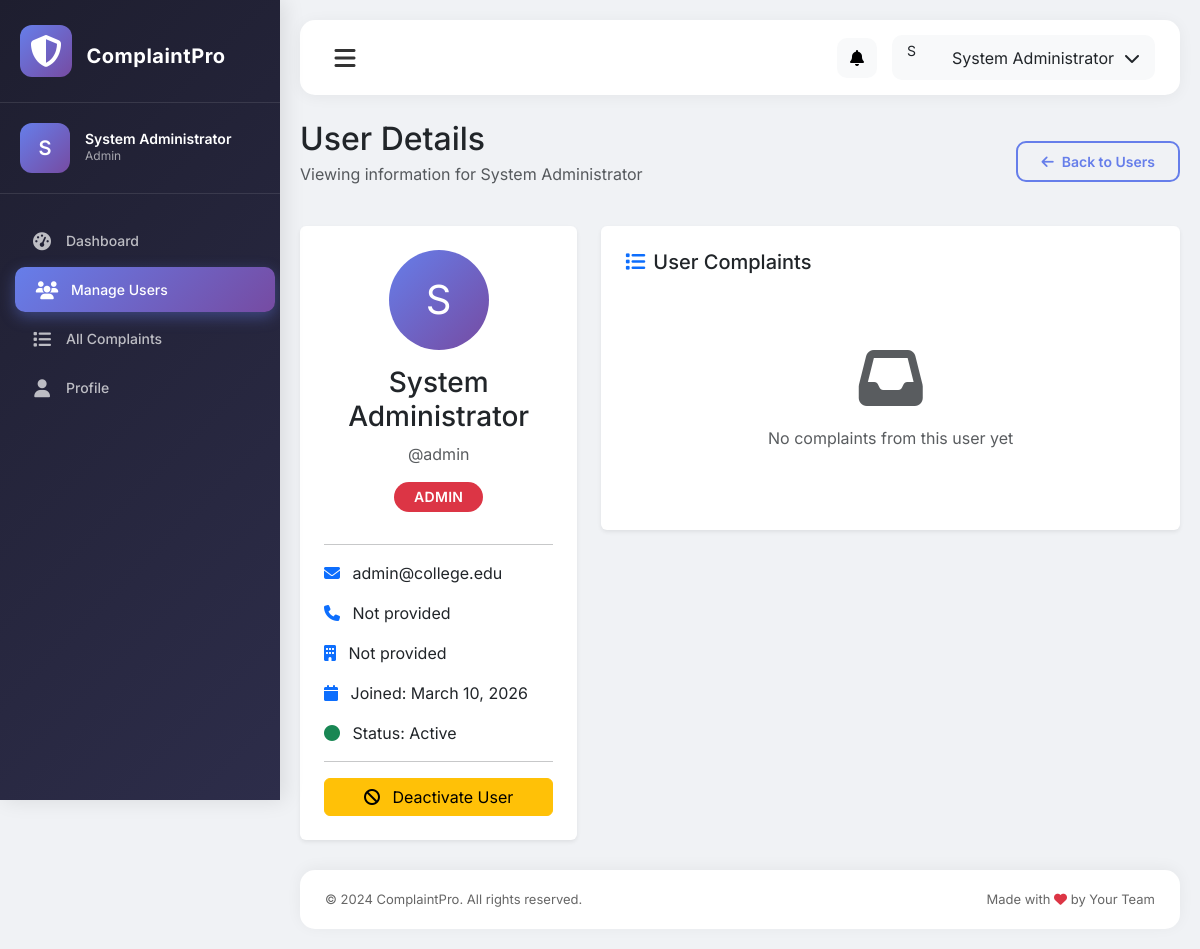
The page /admin/user/1 (signed in) on the database its author committed.
### app.py (models this page shows)
class User(db.Model):
    __tablename__ = 'user'
    id = db.Column(db.Integer, primary_key=True)
    username = db.Column(db.String(80), unique=True, nullable=False)
    password = db.Column(db.String(120), nullable=False)
    email = db.Column(db.String(120), unique=True, nullable=False)
    full_name = db.Column(db.String(120), nullable=False)
    role = db.Column(db.String(20), nullable=False, default='student')
    department = db.Column(db.String(50))
    phone = db.Column(db.String(15))
    created_at = db.Column(db.DateTime, default=datetime.utcnow)
    last_login = db.Column(db.DateTime)
    status = db.Column(db.Boolean, default=True)
    complaints = db.relationship('Complaint',
                                foreign_keys='Complaint.user_id',
                                backref='complainant',
                                lazy=True)
    assigned_complaints = db.relationship('Complaint',
                                         foreign_keys='Complaint.assigned_to',
                                         backref='assignee',
                                         lazy=True)

### app.py (the view)
@app.route('/admin/user/<int:user_id>')
@login_required
@role_required('admin')
def view_user(user_id):
    user = User.query.get_or_404(user_id)
    complaints = Complaint.query.filter_by(user_id=user_id).all()
    return render_template('admin/view_user.html', user=user, complaints=complaints)

### app.py (called while the page is built)
def login_required(f):
    @wraps(f)
    def decorated_function(*args, **kwargs):
        if 'user_id' not in session:
            flash('Please login first!', 'warning')
            return redirect(url_for('login'))
        return f(*args, **kwargs)
    return decorated_function

def role_required(*roles):
    def decorator(f):
        @wraps(f)
        def decorated_function(*args, **kwargs):
            if 'role' not in session or session['role'] not in roles:
                flash('Access denied!', 'danger')
                return redirect(url_for('dashboard'))
            return f(*args, **kwargs)
        return decorated_function
    return decorator

### templates/admin/view_user.html (shortened to what this page needs)
{% extends "base.html" %}
{% block sidebar %}
<a href="{{ url_for('dashboard') }}" class="nav-link">
    <i class="fas fa-tachometer-alt"></i>
    <span>Dashboard</span>
</a>
<a href="{{ url_for('admin_users') }}" class="nav-link active">
    <i class="fas fa-users"></i>
    <span>Manage Users</span>
</a>
<a href="{{ url_for('admin_complaints') }}" class="nav-link">
    <i class="fas fa-list"></i>
    <span>All Complaints</span>
</a>
<a href="{{ url_for('profile') }}" class="nav-link">
    <i class="fas fa-user"></i>
    <span>Profile</span>
</a>
{% endblock %}
{% block content %}
<div class="container-fluid px-0">
    <div class="d-flex justify-content-between align-items-center mb-4">
        <div>
            <h2 class="mb-1">User Details</h2>
            <p class="text-muted">Viewing information for {{ user.full_name }}</p>
        </div>
        <a href="{{ url_for('admin_users') }}" class="btn btn-outline-gradient">
            <i class="fas fa-arrow-left me-2"></i>Back to Users
        </a>
    </div>
    <div class="row">
        <div class="col-md-4">
            <div class="card border-0 shadow-sm">
                <div class="card-body text-center p-4">
                    <div class="user-avatar-large mb-3">
                        <div class="avatar-circle" style="width: 100px; height: 100px; border-radius: 50%; background: linear-gradient(135deg, #667eea 0%, #764ba2 100%); display: flex; align-items: center; justify-content: center; margin: 0 auto;">
                            <span style="font-size: 40px; color: white;">{{ user.full_name[0] }}</span>
                        </div>
                    </div>
                    <h3>{{ user.full_name }}</h3>
                    <p class="text-muted">@{{ user.username }}</p>
                    <span class="badge bg-{{ 'danger' if user.role == 'admin' else 'info' if user.role == 'faculty' else 'success' }} mb-3" style="font-size: 14px; padding: 8px 20px;">
                        {{ user.role|upper }}
                    </span>
                    <hr>
                    <div class="text-start">
                        <p><i class="fas fa-envelope me-2 text-primary"></i> {{ user.email }}</p>
                        <p><i class="fas fa-phone me-2 text-primary"></i> {{ user.phone or 'Not provided' }}</p>
                        <p><i class="fas fa-building me-2 text-primary"></i> {{ user.department or 'Not provided' }}</p>
                        <p><i class="fas fa-calendar me-2 text-primary"></i> Joined: {{ user.created_at.strftime('%B %d, %Y') }}</p>
                        <p>
                            <i class="fas fa-circle me-2 {{ 'text-success' if user.status else 'text-danger' }}"></i>
                            Status: {{ 'Active' if user.status else 'Inactive' }}
                        </p>
                    </div>
                    <hr>
                    <div class="d-grid gap-2">
                        <a href="{{ url_for('toggle_user_status', user_id=user.id) }}"
                           class="btn btn-{{ 'warning' if user.status else 'success' }}"
                           onclick="return confirm('Are you sure you want to {{ 'deactivate' if user.status else 'activate' }} this user?')">
                            <i class="fas fa-{{ 'ban' if user.status else 'check' }} me-2"></i>
                            {{ 'Deactivate' if user.status else 'Activate' }} User
                        </a>
                    </div>
                </div>
            </div>
        </div>
        <div class="col-md-8">
            <div class="card border-0 shadow-sm">
                <div class="card-header bg-transparent border-0 pt-4 px-4">
                    <h5 class="mb-0"><i class="fas fa-list me-2 text-primary"></i>User Complaints</h5>
                </div>
                <div class="card-body">
                    {% if complaints %}
                        <div class="table-responsive">
                            <table class="table">
                                <thead>
                                    <tr>
                                        <th>ID</th>
                                        <th>Title</th>
                                        <th>Category</th>
                                        <th>Priority</th>
                                        <th>Status</th>
                                        <th>Date</th>
                                        <th>Action</th>
                                    </tr>
                                </thead>
                                <tbody>
                                    {% for complaint in complaints %}
                                    <tr>
                                        <td>#{{ complaint.id }}</td>
                                        <td>{{ complaint.title[:30] }}...</td>
                                        <td>{{ complaint.category }}</td>
                                        <td>
                                            <span class="badge bg-{{ complaint.priority|lower }}">
                                                {{ complaint.priority }}
                                            </span>
                                        </td>
                                        <td>
                                            <span class="badge bg-{{ 'pending' if complaint.status == 'Pending' else 'progress' if complaint.status == 'In Progress' else 'resolved' }}">
                                                {{ complaint.status }}
                                            </span>
                                        </td>
                                        <td>{{ complaint.submitted_at.strftime('%Y-%m-%d') }}</td>
                                        <td>
                                            <a href="{{ url_for('view_complaint', complaint_id=complaint.id) }}"
                                               class="btn btn-sm btn-outline-gradient">
                                                <i class="fas fa-eye"></i>
                                            </a>
                                        </td>
                                    </tr>
                                    {% endfor %}
                                </tbody>
                            </table>
                        </div>
                    {% else %}
                        <div class="text-center py-5">
                            <i class="fas fa-inbox fa-4x text-muted mb-3"></i>
                            <p class="text-muted">No complaints from this user yet</p>
                        </div>
                    {% endif %}
                </div>
            </div>
        </div>
    </div>
</div>
{% endblock %}

### templates/base.html (shortened to what this page needs)
<!DOCTYPE html>
<html lang="en">
<head>
    <link href="https://cdn.jsdelivr.net/npm/bootstrap@5.3.0/dist/css/bootstrap.min.css" rel="stylesheet">
    <link rel="stylesheet" href="https://cdnjs.cloudflare.com/ajax/libs/font-awesome/6.4.0/css/all.min.css">
    <link href="https://unpkg.com/aos@2.3.1/dist/aos.css" rel="stylesheet">
</head>
<body>
    <div class="sidebar" id="sidebar">
        <div class="logo">
            <i class="fas fa-shield-alt"></i>
            <span>ComplaintPro</span>
        </div>
        {% if session.get('user_id') %}
        <div class="user-profile">
            <div class="user-avatar">
                {{ session['full_name'][0] }}
            </div>
            <div class="user-info">
                <h6>{{ session['full_name'] }}</h6>
                <p>{{ session['role']|title }}</p>
            </div>
        </div>
        {% endif %}
        <div class="nav-menu">
            {% block sidebar %}{% endblock %}
        </div>
    </div>
    <div class="main-content" id="mainContent">
        <div class="top-navbar">
            <button class="menu-toggle" id="menuToggle">
                <i class="fas fa-bars"></i>
            </button>
            <div class="navbar-right">
                <button class="notification-btn" id="notificationBtn">
                    <i class="fas fa-bell"></i>
                </button>
                <div class="user-dropdown" data-bs-toggle="dropdown">
                    <div class="user-avatar" style="width: 35px; height: 35px; font-size: 14px;">
                        {{ session.get('full_name', 'U')[0] }}
                    </div>
                    <span>{{ session.get('full_name', 'Guest') }}</span>
                    <i class="fas fa-chevron-down"></i>
                </div>
            </div>
        </div>
        <div class="page-content">
            {% block content %}{% endblock %}
        </div>
        <footer class="footer">
            <div class="row align-items-center">
                <div class="col-md-6">
                    <p>&copy; 2024 ComplaintPro. All rights reserved.</p>
                </div>
                <div class="col-md-6 text-md-end">
                    <p>Made with <i class="fas fa-heart text-danger"></i> by Your Team</p>
                </div>
            </div>
        </footer>
    </div>
</body>
</html>

### templates/base.html (style rules this page uses)
* { margin: 0; padding: 0; box-sizing: border-box; }
body { font-family: 'Inter', sans-serif; background: #f0f2f5; overflow-x: hidden; }
.sidebar { position: fixed; left: 0; top: 0; height: 100vh; width: 280px; background: linear-gradient(135deg, #1e1e2f 0%, #2d2d4a 100%); box-shadow: 4px 0 20px rgba(0,0,0,0.1); transition: all 0.3s ease; z-index: 1000; overflow-y: auto; }
.sidebar .logo { padding: 25px 20px; border-bottom: 1px solid rgba(255,255,255,0.1); text-align: left; }
.sidebar .logo i { font-size: 32px; color: #fff; margin-right: 10px; background: linear-gradient(135deg, #667eea 0%, #764ba2 100%); padding: 10px; border-radius: 12px; }
.sidebar .logo span { font-size: 20px; font-weight: 700; color: #fff; letter-spacing: 0.5px; }
.sidebar .user-profile { padding: 20px; border-bottom: 1px solid rgba(255,255,255,0.1); display: flex; align-items: center; gap: 15px; }
.sidebar .user-avatar { width: 50px; height: 50px; border-radius: 12px; background: linear-gradient(135deg, #667eea 0%, #764ba2 100%); display: flex; align-items: center; justify-content: center; color: white; font-size: 20px; font-weight: 600; }
.sidebar .user-info h6 { color: #fff; margin: 0; font-size: 14px; font-weight: 600; }
.sidebar .user-info p { color: rgba(255,255,255,0.6); margin: 0; font-size: 12px; }
.sidebar .nav-menu { padding: 20px 0; }
.sidebar .nav-link { display: flex; align-items: center; padding: 12px 20px; color: rgba(255,255,255,0.7); text-decoration: none; transition: all 0.3s; margin: 4px 10px; border-radius: 10px; }
.sidebar .nav-link:hover, .sidebar .nav-link.active { background: linear-gradient(135deg, #667eea 0%, #764ba2 100%); color: white; transform: translateX(5px); box-shadow: 0 5px 15px rgba(102, 126, 234, 0.4); }
.sidebar .nav-link i { margin-right: 12px; font-size: 18px; width: 24px; text-align: center; }
.sidebar .nav-link span { font-size: 14px; font-weight: 500; }
.main-content { margin-left: 280px; padding: 20px; transition: all 0.3s ease; min-height: 100vh; }
.top-navbar { background: white; padding: 15px 25px; border-radius: 15px; box-shadow: 0 2px 15px rgba(0,0,0,0.05); margin-bottom: 25px; display: flex; align-items: center; justify-content: space-between; }
.menu-toggle { background: none; border: none; font-size: 24px; color: #333; cursor: pointer; display: flex; align-items: center; justify-content: center; width: 40px; height: 40px; border-radius: 10px; transition: all 0.3s; }
.navbar-right { display: flex; align-items: center; gap: 15px; }
.notification-btn { position: relative; background: #f8f9fa; border: none; width: 40px; height: 40px; border-radius: 10px; display: flex; align-items: center; justify-content: center; transition: all 0.3s; }
.user-dropdown { display: flex; align-items: center; gap: 10px; padding: 5px 15px; background: #f8f9fa; border-radius: 10px; cursor: pointer; transition: all 0.3s; }
.badge { padding: 5px 12px; border-radius: 30px; font-size: 11px; font-weight: 600; letter-spacing: 0.3px; }
.btn-outline-gradient { background: transparent; border: 2px solid #667eea; color: #667eea; padding: 8px 23px; border-radius: 10px; font-weight: 600; font-size: 14px; transition: all 0.3s; }
.footer { background: white; padding: 20px 25px; border-radius: 15px; margin-top: 30px; box-shadow: 0 -2px 15px rgba(0,0,0,0.05); }
.footer p { margin: 0; color: #666; font-size: 13px; }

### rows shown on the page
User: full_name "System Administrator", get "System Administrator", full_name "S", username "admin", role "ADMIN", email "admin@college.edu", phone "Not provided", department "Not provided", created_at "March 10, 2026", status "Active", status "Deactivate"

### other values the page prints
{{ session['full_name'][0] }} "S"
{{ session['role']|title }} "Admin"
{{ session.get('full_name', 'U')[0] }} "S"
